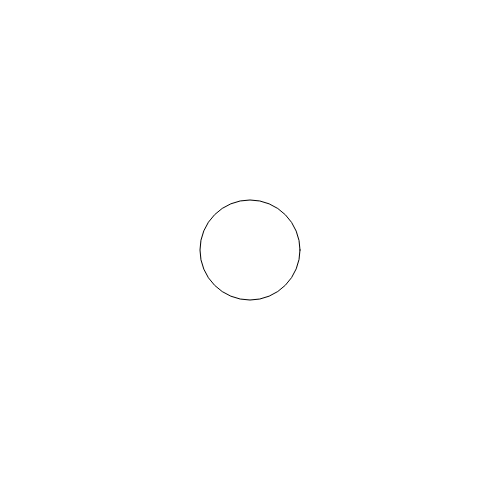
Frame 1 (no input)
Frame 60 (no input): identical to frame 1, image omitted
Frame 120 (the mouse pressed at the canvas centre since frame 60): identical to frame 1, image omitted

The p5.js sketch that drew this single still picture (run headless with seeded random() and noise() and a simulated clock; from frame 60 on, the mouse is pressed at the canvas centre):

// p5.js sketch
// ── sketch.js
function setup() {
	createCanvas(500, 500);
	ellipse(250, 250, 100, 100);
}

function draw() {
  
}
